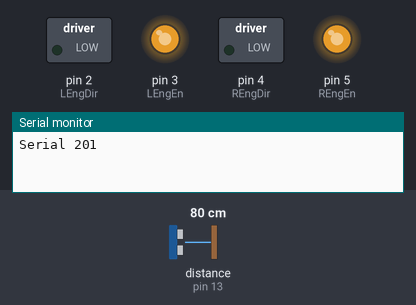
Simulated run of this sketch. Board: Arduino Uno, built with avr-gcc and run on an emulated ATmega328P. Shown: switched loads named in the sketch (green lamp = pin HIGH), output pins drawn as LEDs (lit = HIGH), the last lines printed to the serial monitor. The test bench sets the inputs (shaded band); at power-on: distance to the obstacle (sensor on pin 13) 80 cm. The echo pulse lasts 58.3 µs per cm.

Above: at 0.01 s.
At 1.2 s:
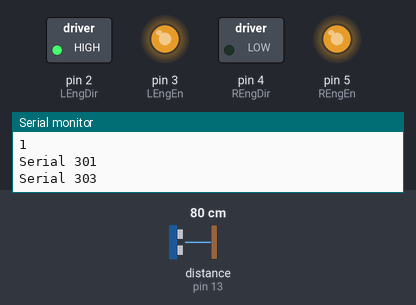
1.3 s: distance to the obstacle (sensor on pin 13) set to 48 cm
2.8 s: distance to the obstacle (sensor on pin 13) set to 42 cm
At 3.6 s:
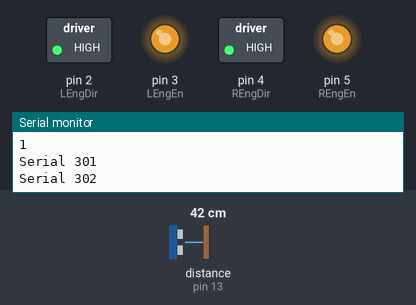
Timing chart, 0 to 5.8 s (numbered marks = the images above; inputs shaded):
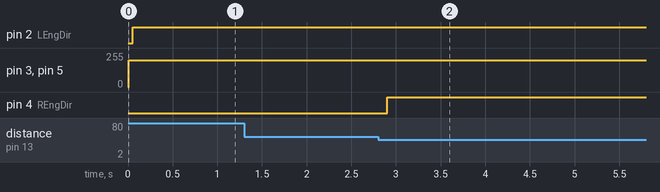

Measured:
- the behaviour switches between 45 and 44 cm on distance to the obstacle (sensor on pin 13) (found by bisection; images 1 and 2)
- after the input at 2.8 s, pin 4 (REngDir): LOW → HIGH after 0.10 s

The sketch:

UStryPatch.ino
```cpp
#include <hcsr04.h>

#define TRIG_PIN 12
#define ECHO_PIN 13

const int LEngEn = 3;
const int LEngDir = 2;
const int REngEn = 5;
const int REngDir = 4;
//const int button1 = 6;

const int VelR = 200;
const int VelL = 200;
int tOfSet;
int t1;
//int tIndif = 600;
bool fl;

HCSR04 hcsr04(TRIG_PIN, ECHO_PIN, 20, 4000);

int seeCan()
{
  int res=0;
  Serial.println("Serial 301");
 if((hcsr04.distanceInMillimeters()<450)&&(hcsr04.distanceInMillimeters()>10))
 {
    Serial.println("Serial 302");
    res=1;
 }
 Serial.println("Serial 303");
 Serial.println("ress");
 Serial.println(1);

 return res;
}

void setup()
{

  pinMode(REngEn, OUTPUT);
  pinMode(REngDir, OUTPUT);
  //digitalWrite(REngDir, HIGH);

  pinMode(LEngEn, OUTPUT);
  pinMode(LEngDir, OUTPUT);
  //digitalWrite(LEngDir, LOW);
  Serial.begin(9600);
  //digitalWrite(LEngDir, 1);
  //digitalWrite(REngDir, 1);
  analogWrite(LEngEn, 0);
  analogWrite(LEngEn, 0);
  Serial.println("Serial 201");
  seeCan();
  Serial.println("Serial 202");
}

void loop()
{
  setMiddle(VelR,VelL);
  delay(100);
}


/*
задает направления колес, т.к. выносить скорость в отдельную
функцию счел нецелесообразным
p.s. потом при вызове функции пришлось химичить с
!(значение), т.к. на роботе перепутана полярность
одного мотора
*/
void setWheelsRL(int dirR,int dirL)
{
 digitalWrite(LEngDir, dirL);
 digitalWrite(REngDir, dirR);
}

void setMiddle(int vr, int vl)
{
 analogWrite(REngEn, vr);
 analogWrite(LEngEn, vl);

 Serial.println("Serial 101");
 //Serial.println(seeCan());
 Serial.println("Serial 102");

 while(seeCan()==false)
 { //рис(1)
    setWheelsRL(0,1);
 }

 fl=false;
 tOfSet = millis();
 Serial.println("Serial2");
 Serial.println(seeCan());

 /*while((seeCan()==false)||(fl==false)){ //рис(2)
  /*
  будет крутиться обратно пока видит 1ое перепятсвие,
  а затем - просвет, на 2ом препятствии должно остановиться
  */
 /* setWheelsRL(0,1);
  if(seeCan()==false){
   fl=true;
  }
 }
 */

  do{setWheelsRL(1,1);}
  while((seeCan()==false)||(fl==false));

 setWheelsRL(0,0);

 t1 = millis() - tOfSet;
 t1 = round(t1 / 2);
 //половина времени на поворот между препятствий
 setWheelsRL(0,0); //рис(3)
 delay(t1);
 analogWrite(REngEn,0);
 analogWrite(LEngEn,0);
}
```
